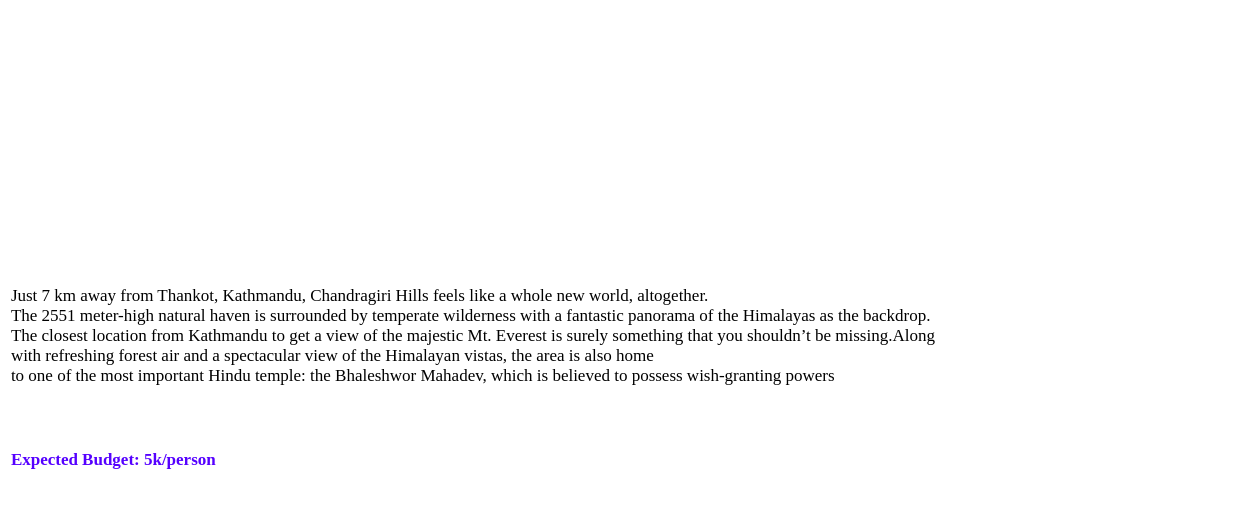
<?xml version="1.0" encoding="UTF-8"?>
<ui version="4.0">
 <class>chandragiri</class>
 <widget class="QDialog" name="chandragiri">
  <property name="geometry">
   <rect>
    <x>0</x>
    <y>0</y>
    <width>1243</width>
    <height>522</height>
   </rect>
  </property>
  <property name="windowTitle">
   <string>Dialog</string>
  </property>
  <property name="styleSheet">
   <string notr="true">color:black;
background:white;</string>
  </property>
  <layout class="QGridLayout" name="gridLayout">
   <item row="0" column="1">
    <layout class="QHBoxLayout" name="horizontalLayout">
     <item>
      <widget class="QLabel" name="label_4">
       <property name="styleSheet">
        <string notr="true">border-image: url(:/image preview/images/chandra1.jpg);</string>
       </property>
       <property name="text">
        <string/>
       </property>
      </widget>
     </item>
     <item>
      <widget class="QLabel" name="label_3">
       <property name="styleSheet">
        <string notr="true">border-image: url(:/image preview/images/chandra2.jpg);</string>
       </property>
       <property name="text">
        <string/>
       </property>
      </widget>
     </item>
     <item>
      <widget class="QLabel" name="label_2">
       <property name="styleSheet">
        <string notr="true">border-image: url(:/image preview/images/chandra3.jpg);</string>
       </property>
       <property name="text">
        <string/>
       </property>
      </widget>
     </item>
    </layout>
   </item>
   <item row="1" column="1">
    <widget class="QLabel" name="label">
     <property name="font">
      <font>
       <family>Times New Roman</family>
       <pointsize>13</pointsize>
       <italic>false</italic>
      </font>
     </property>
     <property name="styleSheet">
      <string notr="true">background:none;</string>
     </property>
     <property name="text">
      <string>&lt;html&gt;&lt;head/&gt;&lt;body&gt;&lt;p&gt;Just 7 km away from Thankot, Kathmandu, Chandragiri Hills feels like a whole new world, altogether. &lt;br/&gt;The 2551 meter-high natural haven is surrounded by temperate wilderness with a fantastic panorama of the Himalayas as the backdrop. &lt;br/&gt;The closest location from Kathmandu to get a view of the majestic Mt. Everest is surely something that you shouldn’t be missing.Along &lt;br/&gt;with refreshing forest air and a spectacular view of the Himalayan vistas, the area is also home&lt;br/&gt;to one of the most important Hindu temple: the Bhaleshwor Mahadev, which is believed to possess wish-granting powers&lt;/p&gt;&lt;p&gt;&lt;br/&gt;&lt;/p&gt;&lt;p&gt;&lt;span style=&quot; font-weight:700; color:#5500ff;&quot;&gt;Expected Budget: 5k/person&lt;/span&gt;&lt;span style=&quot; font-weight:700; color:#ff0000;&quot;&gt;&lt;br/&gt;&lt;/span&gt;&lt;/p&gt;&lt;/body&gt;&lt;/html&gt;</string>
     </property>
     <property name="alignment">
      <set>Qt::AlignLeading|Qt::AlignLeft|Qt::AlignVCenter</set>
     </property>
     <property name="wordWrap">
      <bool>true</bool>
     </property>
    </widget>
   </item>
  </layout>
 </widget>
 <resources/>
 <connections/>
</ui>
